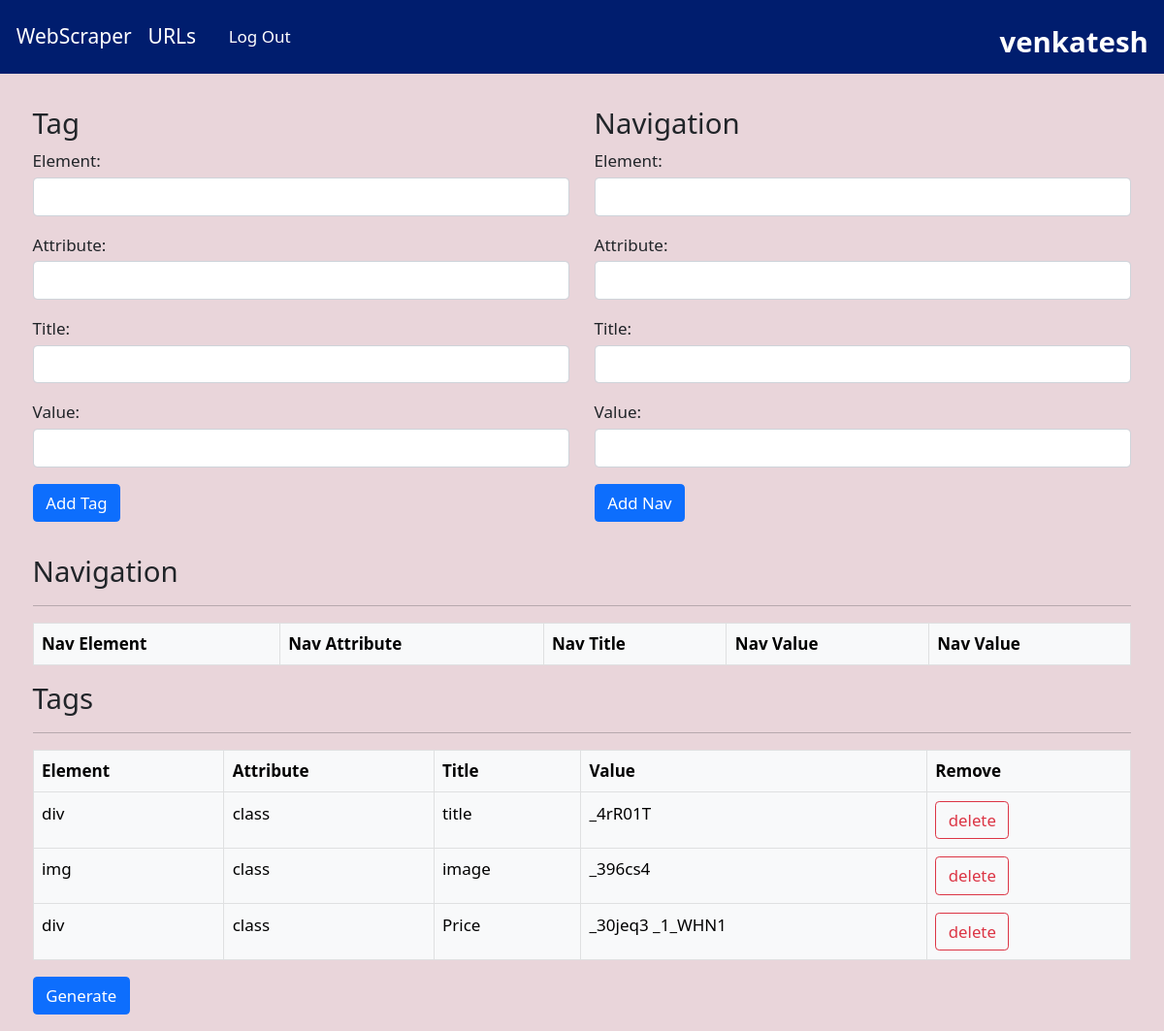
Page /tags.html/10/ (signed in) on the earlier database version.
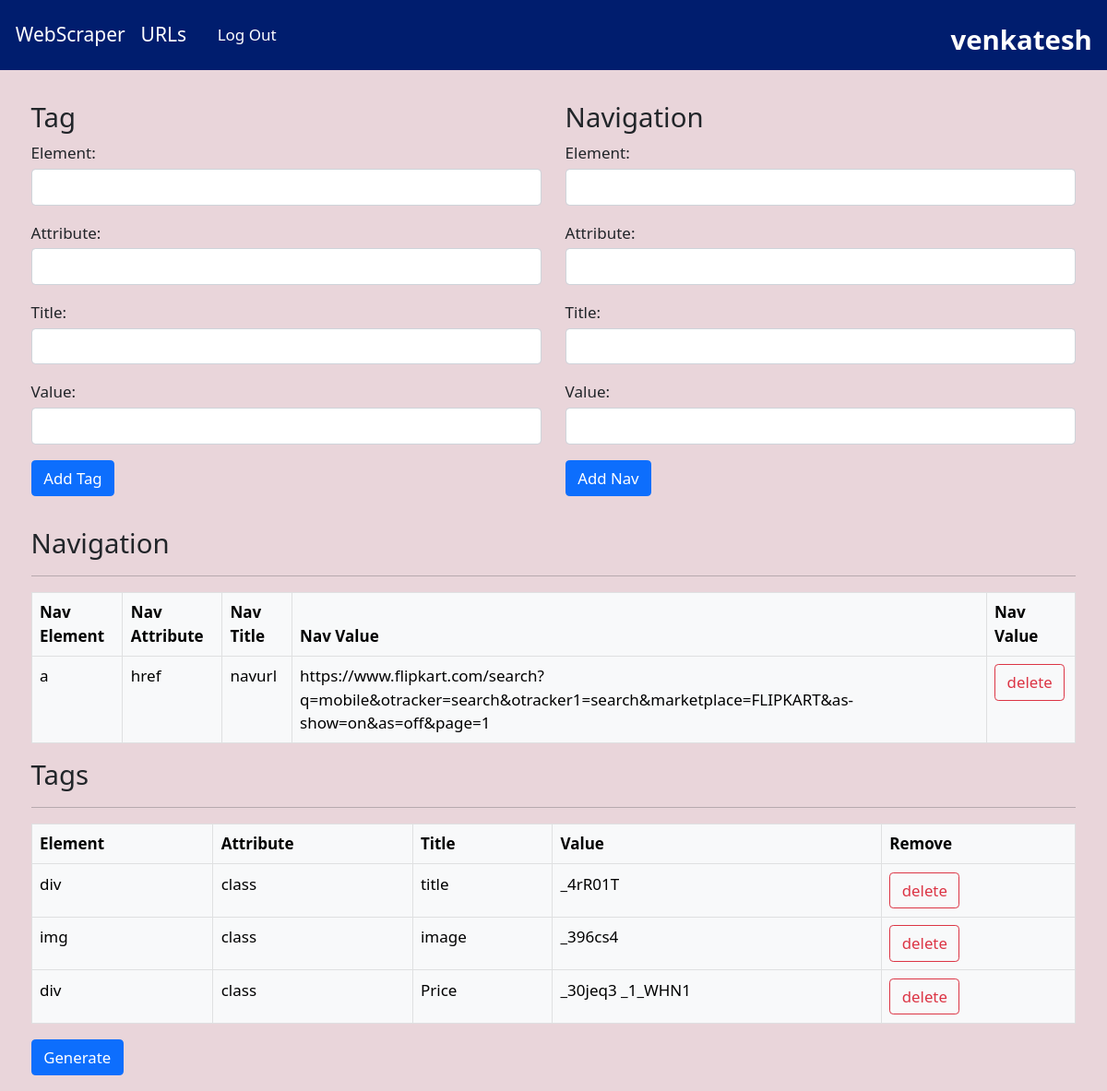
Same page on the later database version.
### web_scrapper/models.py (models this page shows)
class Tag(models.Model):
    user = models.ForeignKey(URLS, related_name="tags", on_delete=models.CASCADE, null=True)
    element = models.CharField(max_length=255)
    attribute = models.CharField(max_length=255)
    title = models.CharField(max_length=255)
    value = models.CharField(max_length=255)

class NavURLS(models.Model):
    user = models.ForeignKey(URLS, related_name="navurls", on_delete=models.CASCADE, null=True)
    navelement = models.CharField(max_length=255)
    navattribute = models.CharField(max_length=255)
    navtitle = models.CharField(max_length=255)
    navvalue = models.CharField(max_length=255555)

### web_scrapper/views.py (the view)
# urls.py: path('tags.html', views.tag, name='tag'),
def tag(request, pk):
    url = get_object_or_404(URLS, pk=pk, user=request.user)
    if request.method == 'POST':
        tagform = TagForm(request.POST)
        form = NavURLForm(request.POST)
        if tagform.is_valid():
            title = tagform.cleaned_data['title']
            element = tagform.cleaned_data['element']
            attribute = tagform.cleaned_data['attribute']
            value = tagform.cleaned_data['value']
            existing_tag = Tag.objects.filter(
                user=url, title=title, element=element, attribute=attribute, value=value).first()
            if not existing_tag:
                new_tag = Tag(user=url, title=title, element=element,
                              attribute=attribute, value=value)
                new_tag.save()
        taglis = Tag.objects.filter(user=url)
        if form.is_valid():
            navurl = NavURLS()
            navurl.user = url
            navurl.navelement = form.cleaned_data['navelement']
            navurl.navattribute = form.cleaned_data['navattribute']
            navurl.navtitle = form.cleaned_data['navtitle']
            navurl.navvalue = form.cleaned_data['navvalue']
            navurl.save()
        navurllis = NavURLS.objects.filter(user=url)
        return render(request, 'tags.html', {'form': form, 'taglis': taglis, 'navurls': navurllis, 'pk':pk})
    else:
        form = NavURLForm()
        navurllis = NavURLS.objects.filter(user=url)
        taglis = Tag.objects.filter(user=url)
        return render(request, 'tags.html', {'form': form, 'taglis': taglis, 'navurls': navurllis, 'pk':pk})

### web_scrapper/form.py
class NavURLForm(forms.Form):
    navtitle = forms.CharField(max_length=100, label="Title")
    navelement = forms.CharField(max_length=100, label="Element")
    navattribute = forms.CharField(max_length=100, label="Attribute")
    navvalue = forms.CharField(max_length=10000, label="Value")

### templates/tags.html (shortened to what this page needs)
{% extends "base2.html" %}
{% block content %}
{% load static %}
{% load bootstrap4 %}
<div class="m-3" >
<div class="row pt-3 ms-1 me-1">
  <div class="col">
  <form method="post" class="col"  action="{% url 'pktag' pk %}">
    <h3>Tag</h3>
      <label for="element" class="mb-1">Element:</label>
      <input type="text" name="element" id="element" class="form-control mb-3">
      <label for="attribute" class="mb-1">Attribute:</label>
      <input type="text" name="attribute" id="attribute" class="form-control mb-3">
      <label for="title" class="mb-1">Title:</label>
      <input type="text" name="title" id="title" class="form-control mb-3">
      <label for="value" class="mb-1">Value:</label>
      <input type="text" name="value" id="value" class="form-control mb-3">
      <button type="submit" class="btn btn-primary">Add Tag</button>
  </form>
</div>
<div class="col">
  <form method="post" class="col" id="nav-form" onsubmit="submitForm(event)" action="{% url 'pktag' pk %}">
    <h3>Navigation</h3>
      <label for="navelement" class="mb-1">Element:</label>
      <input type="text" name="navelement" id="navelement" class="form-control mb-3">
      <label for="navattribute" class="mb-1">Attribute:</label>
      <input type="text" name="navattribute" id="navattribute" class="form-control mb-3">
      <label for="navtitle" class="mb-1">Title:</label>
      <input type="text" name="navtitle" id="navtitle" class="form-control mb-3">
      <label for="navvalue" class="mb-1">Value:</label>
      <input type="text" name="navvalue" id="navvalue" class="form-control mb-3">
    <button type="submit" class="btn btn-primary" onclick="hideForm(); return false;">Add Nav</button>
  </form>
</div>
</div>
<div class="pt-3">
<div id="tags_table" class="m-3">
  <h3>Navigation</h3><hr>
<table  class="table table-bordered table-light table-hover mt-3">
  <thead>
    <tr>
      <th>Nav Element</th>
      <th>Nav Attribute</th>
      <th>Nav Title</th>
      <th>Nav Value</th>
      <th>Nav Value</th>
    </tr>
  </thead>
  <tbody>
    {% for navurl in navurls %}
      <tr>
        <td>{{ navurl.navelement }}</td>
        <td>{{ navurl.navattribute }}</td>
        <td>{{ navurl.navtitle }}</td>
        <td>{{ navurl.navvalue }}</td>
        <td>
          <form action="{% url 'delete_navurl' navurl.id %}" method="POST" class="d-inline">
          <input type="submit" value="delete" class="btn btn-outline-danger">
          </form>
        </td>
      </tr>
      {% endfor %}
  </tbody>
</table>
</div>
<div id="tags_table" class="m-3">
  <h3>Tags</h3><hr>
    <table  class="table table-bordered table-light table-hover">
        <thead>
          <tr>
            <th>Element</th>
            <th>Attribute</th>
            <th>Title</th>
            <th>Value</th>
            <th>Remove</th>
          </tr>
        </thead>
        <tbody>
          {% for tag in taglis %}
          <tr>
            <td>{{ tag.element }}</td>
            <td>{{ tag.attribute }}</td>
            <td>{{ tag.title }}</td>
            <td>{{ tag.value }}</td>
            <td>
              <form action="{% url 'delete_tag' tag.id %}" method="POST" class="d-inline">
              <input type="submit" value="delete" class="btn btn-outline-danger">
              </form>
            </td>
          </tr>
          {% endfor %}
        </tbody>
      </table>
      <div>
        <form method="post" action="{% url 'pkresult' pk %}">
          <input type="submit" value="Generate" class="btn btn-primary" >
        </form>
      </div>
</div>
</div>
</div>
{% endblock %}

Differences in the rows shown:
added NavURLS: navelement "a", navattribute "href", navtitle "navurl", navvalue "https://www.flipkart.com/search?q=mobile&otracker=search&otracker1=search&marketplace=FLIPKART&as-show=on&as=off&page=1"
